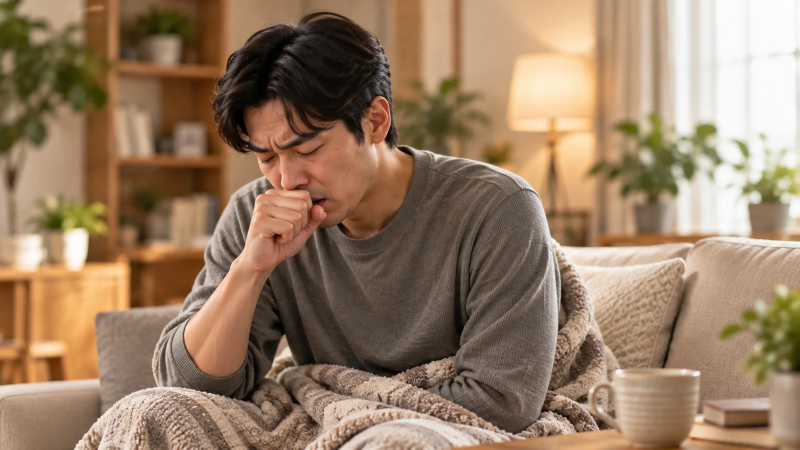
#> input picture output/site-preview/assets/symptoms-20261010/cough-1600.webp, 1600 x 900 px, given in place of ChatGPT 圖像 2026年10月10日 上午08_56_50-4.png, which was not available (shown at 1/2 size)
$ python refresh-symptoms.py
#> lines starting #> are read from the running program, lines starting #| are printed output that depends on the picture
import pathlib,re,json
from PIL import Image
root=pathlib.Path('output/site-preview'); assets=root/'assets/symptoms-20261010'; assets.mkdir(exist_ok=True)
rows=[('sciatica','坐骨神經痛','08_56_50-4'),('low-back-pain','腰背痛','08_56_49-3'),('neck-shoulder-pain','肩頸痛','08_56_47-2'),('frozen-shoulder','五十肩','08_56_46-1'),('fatigue','疲倦','08_44_02-8'),('menstrual-pain','經痛','08_44_00-7'),('constipation','便秘','08_44_00-6'),('diarrhea','腹瀉','08_43_58-5'),('allergic-rhinitis','鼻過敏','08_43_58-4'),('insomnia','失眠','08_43_57-3'),('cough','咳嗽','08_43_56-2'),('gerd','胃食道逆流','08_43_55-1'),('knee-pain','膝痛','08_56_51-5'),('tennis-elbow','網球肘','08_56_53-6'),('de-quervain','媽媽手','08_56_55-7'),('plantar-heel-pain','足底痛','08_56_56-8')]
manifest=[]
for slug,title,stamp in rows:
 source=pathlib.Path('C:/Users/yutin/Downloads')/f'ChatGPT 圖像 2026年10月10日 上午{stamp}.png'
 im=Image.open(source).convert('RGB')
#> im is the input picture: PIL image 1600x900 RGB; mean R, G, B 151.7, 125.3, 99.8
 for width in (1600,640):
  copy=im.copy();copy.thumbnail((width,10000));copy.save(assets/f'{slug}-{width}.webp',quality=83,method=4)
#> this loop made 2 passes
#> pass 2, `copy = im.copy()`:
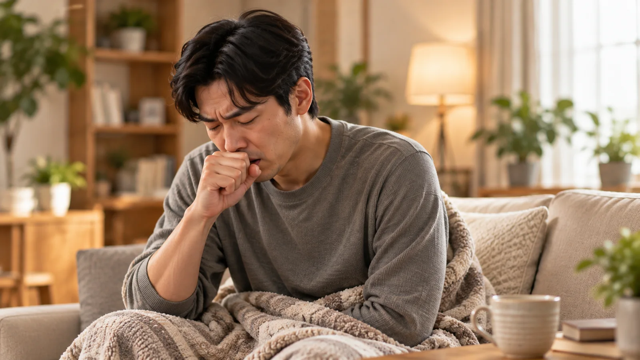
#> saved as sciatica-640.webp: PIL image 640x360 RGB; mean R, G, B 151.7, 125.3, 99.8
 manifest.append(dict(slug=slug,title=title,source=str(source),asset=f'/assets/symptoms-20261010/{slug}-1600.webp'))
#> pass 2 of the loop `for slug,title,stamp in rows:`:
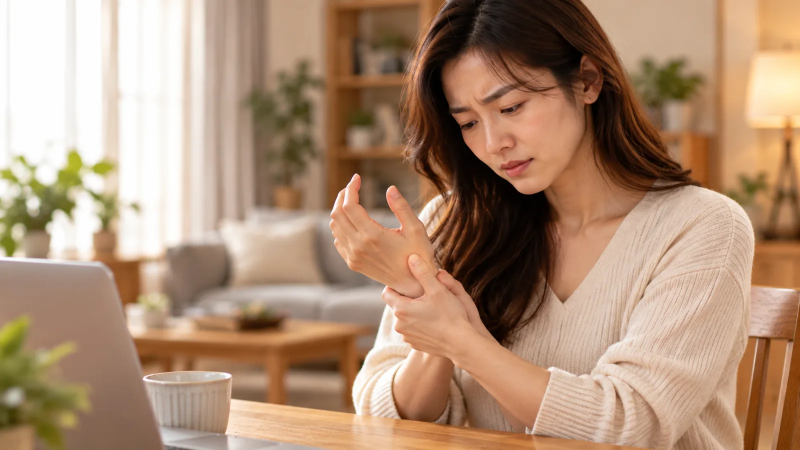
#> input picture output/site-preview/assets/symptoms-20261010/de-quervain-1600.webp, 1600 x 900 px, given in place of ChatGPT 圖像 2026年10月10日 上午08_56_49-3.png, which was not available (shown at 1/2 size)
#> im is the input picture: PIL image 1600x900 RGB; mean R, G, B 173.3, 141.7, 116.6
#> the loop `for width in (1600,640):` made 2 passes
#> pass 2, `copy = im.copy()`:
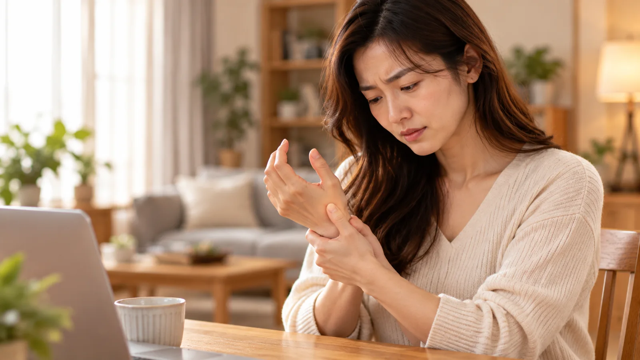
#> saved as low-back-pain-640.webp: PIL image 640x360 RGB; mean R, G, B 173.3, 141.7, 116.6
#> (the run stopped early here; a loop or call above may not have finished)
